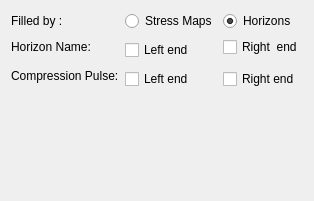
<?xml version="1.0" encoding="UTF-8"?>
<ui version="4.0">
 <class>GSSecSectionVisPage</class>
 <widget class="CXBasePropertyPage" name="GSSecSectionVisPage">
  <property name="geometry">
   <rect>
    <x>0</x>
    <y>0</y>
    <width>302</width>
    <height>201</height>
   </rect>
  </property>
  <property name="windowTitle">
   <string>GSBMSectionVisPage</string>
  </property>
  <layout class="QGridLayout" name="gridLayout">
   <item row="0" column="0">
    <widget class="QLabel" name="label">
     <property name="text">
      <string>Filled by :</string>
     </property>
    </widget>
   </item>
   <item row="0" column="1">
    <widget class="QRadioButton" name="radioButtonS">
     <property name="text">
      <string>Stress Maps</string>
     </property>
    </widget>
   </item>
   <item row="0" column="2">
    <widget class="QRadioButton" name="radioButtonH">
     <property name="text">
      <string>Horizons</string>
     </property>
     <property name="checked">
      <bool>true</bool>
     </property>
    </widget>
   </item>
   <item row="1" column="0">
    <widget class="QLabel" name="label_2">
     <property name="text">
      <string>Horizon Name:</string>
     </property>
    </widget>
   </item>
   <item row="1" column="1" rowspan="2">
    <widget class="QCheckBox" name="checkBoxLH">
     <property name="text">
      <string>Left end</string>
     </property>
    </widget>
   </item>
   <item row="1" column="2">
    <widget class="QCheckBox" name="checkBoxRH">
     <property name="text">
      <string>Right  end</string>
     </property>
    </widget>
   </item>
   <item row="2" column="0" rowspan="2">
    <widget class="QLabel" name="label_3">
     <property name="text">
      <string>Compression Pulse:</string>
     </property>
    </widget>
   </item>
   <item row="3" column="1">
    <widget class="QCheckBox" name="checkBoxLP">
     <property name="text">
      <string>Left end</string>
     </property>
    </widget>
   </item>
   <item row="3" column="2">
    <widget class="QCheckBox" name="checkBoxRP">
     <property name="text">
      <string>Right end</string>
     </property>
    </widget>
   </item>
   <item row="4" column="1">
    <spacer name="verticalSpacer">
     <property name="orientation">
      <enum>Qt::Vertical</enum>
     </property>
     <property name="sizeHint" stdset="0">
      <size>
       <width>20</width>
       <height>69</height>
      </size>
     </property>
    </spacer>
   </item>
  </layout>
 </widget>
 <layoutdefault spacing="6" margin="11"/>
 <customwidgets>
  <customwidget>
   <class>CXBasePropertyPage</class>
   <extends>QWidget</extends>
   <header>xbasepropertypage.h</header>
   <container>1</container>
  </customwidget>
 </customwidgets>
 <resources/>
 <connections/>
</ui>
